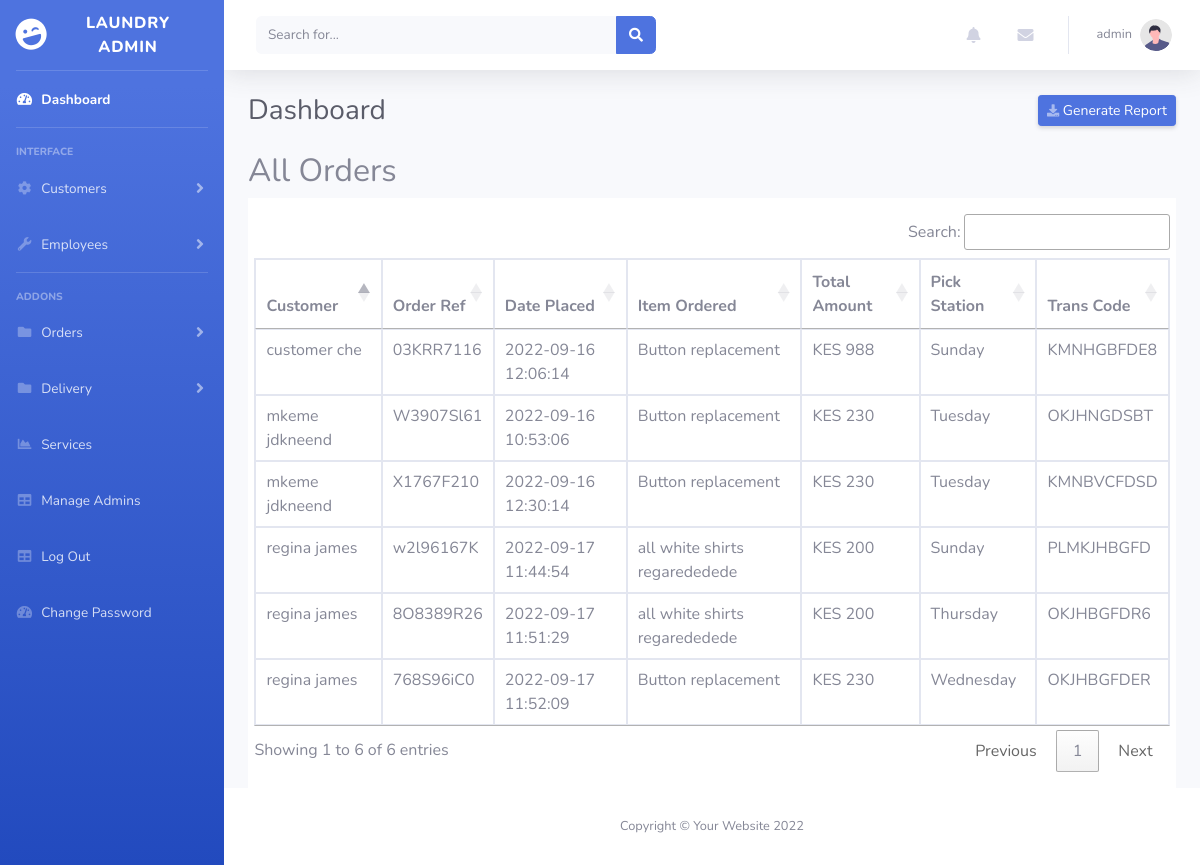
Screenshot of /main-admin/all-orders.php (signed in) with the database file from the repository.
### tables this page shows
CREATE TABLE `customer` (
  `customer_id` int NOT NULL,
  `customer_name` varchar(30) DEFAULT NULL,
  `customer_email` varchar(30) DEFAULT NULL,
  `customer_phone_no` varchar(30) DEFAULT NULL
);

CREATE TABLE `payment` (
  `payment_id` int NOT NULL,
  `payment_amount` int DEFAULT NULL,
  `payment_date` datetime DEFAULT CURRENT_TIMESTAMP,
  `payment_mode` varchar(30) DEFAULT NULL,
  `payment_ref` varchar(30) DEFAULT NULL,
  `payment_order_id` int DEFAULT NULL
);

CREATE TABLE `customer_order` (
  `order_id` int NOT NULL,
  `order_ref` varchar(30) DEFAULT NULL,
  `order_date` datetime DEFAULT CURRENT_TIMESTAMP,
  `order_delivery_required` varchar(30) DEFAULT NULL,
  `order_delivery_location` varchar(30) DEFAULT NULL,
  `order_customer_id` int DEFAULT NULL,
  `order_status` varchar(50) DEFAULT 'pending'
);

CREATE TABLE `customer_order_items` (
  `item_id` int NOT NULL,
  `item_total_cost` varchar(30) DEFAULT NULL,
  `item_comments` varchar(30) DEFAULT NULL,
  `item_order_id` int DEFAULT NULL,
  `item_service_id` int DEFAULT NULL
);

### main-admin/admin-account.php (called while the page is built, shortened)
<?php
if (!isset($_SESSION['username'])) {
    header('Location: ../index.php');
} else {
    $host = "localhost";
    $user = "root";
    $password="MyNewPassword";
    $dbname = "laundry";
    $conn = mysqli_connect($host, $user, $password, $dbname);
    $email = $_SESSION['username'];
    $checkemail = "SELECT *  FROM `login` WHERE `login_username`= '$email' ";
    $queryemail = mysqli_query($conn, $checkemail);
    $checkemailrows = mysqli_num_rows($queryemail);
    if ($checkemailrows >= 1) {
        while ($fetch = mysqli_fetch_assoc($queryemail)) {
            $memberid = $fetch['login_admin_id'];
            global $memberid;
             $checkclient = "SELECT *  FROM `Admin` WHERE `admin_id`= '$memberid'";
            $queryemail = mysqli_query($conn, $checkclient);
            $checkclientrows = mysqli_num_rows($queryemail);
            if ($checkclientrows >= 1) {
                while ($fetchclient = mysqli_fetch_assoc($queryemail)) {
                    $globalmembername = $fetchclient['admin_name'];
                }
            }
            global $memberid;
        }
    }
}
?>

### main-admin/all-orders.php (the view, shortened to what this page needs)
<?php
include 'admin-account.php';
?>
<!DOCTYPE html>
<html lang="en">
<head>
    <link href="vendor/fontawesome-free/css/all.min.css" rel="stylesheet" type="text/css">
    <link href="css/sb-admin-2.min.css" rel="stylesheet">
    <link rel="stylesheet" href="https://cdn.datatables.net/1.12.1/css/jquery.dataTables.min.css">
    <link rel="stylesheet" href="https://cdn.datatables.net/buttons/2.2.3/css/buttons.dataTables.min.css">
</head>
<body id="page-top">
    <div id="wrapper">
        <?php include 'sidebar.php'; ?>
        <div id="content-wrapper" class="d-flex flex-column">
            <div id="content">
                <nav class="navbar navbar-expand navbar-light bg-white topbar mb-4 static-top shadow">
                    <form class="d-none d-sm-inline-block form-inline mr-auto ml-md-3 my-2 my-md-0 mw-100 navbar-search">
                        <div class="input-group">
                            <input type="text" class="form-control bg-light border-0 small" placeholder="Search for..." aria-label="Search" aria-describedby="basic-addon2">
                            <div class="input-group-append">
                                <button class="btn btn-primary" type="button">
                                    <i class="fas fa-search fa-sm"></i>
                                </button>
                            </div>
                        </div>
                    </form>
                    <ul class="navbar-nav ml-auto">
                        <li class="nav-item dropdown no-arrow mx-1">
                            <a class="nav-link dropdown-toggle" href="#" id="alertsDropdown" role="button" data-toggle="dropdown" aria-haspopup="true" aria-expanded="false">
                                <i class="fas fa-bell fa-fw"></i>
                            </a>
                        </li>
                        <li class="nav-item dropdown no-arrow mx-1">
                            <a class="nav-link dropdown-toggle" href="#" id="messagesDropdown" role="button" data-toggle="dropdown" aria-haspopup="true" aria-expanded="false">
                                <i class="fas fa-envelope fa-fw"></i>
                            </a>
                        </li>
                        <li class="nav-item dropdown no-arrow">
                            <a class="nav-link dropdown-toggle" href="#" id="userDropdown" role="button" data-toggle="dropdown" aria-haspopup="true" aria-expanded="false">
                                <span class="mr-2 d-none d-lg-inline text-gray-600 small"><?php echo $globalmembername; ?></span>
                                <img class="img-profile rounded-circle" src="img/undraw_profile.svg">
                            </a>
                        </li>
                    </ul>
                </nav>
                <div class="container-fluid">
                    <div class="d-sm-flex align-items-center justify-content-between mb-4">
                        <h1 class="h3 mb-0 text-gray-800">Dashboard</h1>
                        <a href="print.php" class="d-none d-sm-inline-block btn btn-sm btn-primary shadow-sm"><i class="fas fa-download fa-sm text-white-50"></i> Generate Report</a>
                    </div>
                    <div class="row">
                        <div class="col-lg-12">
                            <h2 class="title-1 m-b-25">All Orders</h2>
                            <div class="table-responsive table--no-card m-b-40" style="background-color: #fff;padding:1rem .4rem;">
                                <table class="table table-bordered" id="example">
                                    <thead>
                                        <tr>
                                            <th>Customer</th>
                                            <th>Order Ref</th>
                                            <th>Date Placed</th>
                                            <th>Item Ordered </th>
                                            <th>Total Amount </th>
                                            <th>Pick Station</th>
                                            <th>Trans Code</th>
                                        </tr>
                                    </thead>
                                    <tbody>
                                        <?php
                                        include 'db-connection.php';
                                        $data = "SELECT * FROM `customer_order`";
                                        $query = mysqli_query($conn, $data);
                                        while ($fetch = mysqli_fetch_assoc($query)) {
                                            $customerid = $fetch['order_customer_id'];
                                            $orderid = $fetch['order_id'];
                                            $orderref = $fetch['order_ref'];
                                            $orderdate = $fetch['order_date'];
                                            $ordertown = $fetch['order_delivery_required'];
                                            $itemdata = "SELECT * FROM `customer_order_items` WHERE `item_order_id`='$orderid'";
                                            $queryitemdata = mysqli_query($conn, $itemdata);
                                            while ($queryfetch = mysqli_fetch_assoc($queryitemdata)) {
                                                $comments = $queryfetch['item_comments'];
                                            }
                                            $customerdata = "SELECT * FROM `customer` WHERE `customer_id`='$customerid'";
                                            $querycustomerdata= mysqli_query($conn, $customerdata);
                                            while ($queryfcustomerdatafetch = mysqli_fetch_assoc($querycustomerdata)) {
                                                $customerprofile = $queryfcustomerdatafetch['customer_name'];
                                            }
                                            $paydata = "SELECT * FROM `payment` WHERE `payment_order_id`='$orderid'";
                                            $querypay = mysqli_query($conn, $paydata);
                                            while ($queryfetch = mysqli_fetch_assoc($querypay)) {
                                                $payment = $queryfetch['payment_amount'];
                                                $paycode = $queryfetch['payment_ref'];
                                                echo "
                                                <tr>
                                                <td>$customerprofile</td>
                                                <td>$orderref</td>
                                                <td>$orderdate</td>
                                                <td>$comments</td>
                                                 <td>KES $payment</td>
                                                 <td>$ordertown</td>
                                                 <td class='text-uppercase'>$paycode</td>
                                            </tr>
                                                ";
                                            }
                                        }
                                        ?>
                                    </tbody>
                                </table>
                            </div>
                        </div>
                    </div>
                </div>
            </div>
            <footer class="sticky-footer bg-white">
                <div class="container my-auto">
                    <div class="copyright text-center my-auto">
                        <span>Copyright &copy; Your Website 2022</span>
                    </div>
                </div>
            </footer>
        </div>
    </div>
</body>
</html>

### main-admin/sidebar.php (shortened to what this page needs)
<ul class="navbar-nav bg-gradient-primary sidebar sidebar-dark accordion" id="accordionSidebar">
    <a class="sidebar-brand d-flex align-items-center justify-content-center" href="index.html">
        <div class="sidebar-brand-icon rotate-n-15">
            <i class="fas fa-laugh-wink"></i>
        </div>
        <div class="sidebar-brand-text mx-3">Laundry Admin <sup></sup></div>
    </a>
    <hr class="sidebar-divider my-0">
    <li class="nav-item active">
        <a class="nav-link" href="index.php">
            <i class="fas fa-fw fa-tachometer-alt"></i>
            <span>Dashboard</span></a>
    </li>
    <hr class="sidebar-divider">
    <div class="sidebar-heading">
        Interface
    </div>
    <li class="nav-item">
        <a class="nav-link collapsed" href="#" data-toggle="collapse" data-target="#collapseTwo" aria-expanded="true" aria-controls="collapseTwo">
            <i class="fas fa-fw fa-cog"></i>
            <span>Customers</span>
        </a>
    </li>
    <li class="nav-item">
        <a class="nav-link collapsed" href="#" data-toggle="collapse" data-target="#collapseUtilities" aria-expanded="true" aria-controls="collapseUtilities">
            <i class="fas fa-fw fa-wrench"></i>
            <span>Employees</span>
        </a>
    </li>
    <hr class="sidebar-divider">
    <div class="sidebar-heading">
        Addons
    </div>
    <li class="nav-item">
        <a class="nav-link collapsed" href="#" data-toggle="collapse" data-target="#collapsePages" aria-expanded="true" aria-controls="collapsePages">
            <i class="fas fa-fw fa-folder"></i>
            <span>Orders</span>
        </a>
    </li>
    <li class="nav-item">
        <a class="nav-link collapsed" href="#" data-toggle="collapse" data-target="#collapsePagestwo" aria-expanded="true" aria-controls="collapsePagestwo">
            <i class="fas fa-fw fa-folder"></i>
            <span>Delivery</span>
        </a>
    </li>
    <li class="nav-item">
        <a class="nav-link" href="create-service.php">
            <i class="fas fa-fw fa-chart-area"></i>
            <span>Services</span></a>
    </li>
    <li class="nav-item">
        <a class="nav-link" href="all-admin.php">
            <i class="fas fa-fw fa-table"></i>
            <span>Manage Admins</span></a>
    </li>
    <li class="nav-item">
        <a class="nav-link" href="logout.php">
            <i class="fas fa-fw fa-table"></i>
            <span>Log Out</span></a>
    </li>
    <li class="nav-item">
        <a class="nav-link" href="account-settings.php">
            <i class="fas fa-fw fa-tachometer-alt"></i>
            <span>Change Password</span></a>
    </li>
</ul>

### rows the page displays
payment: payment_order.order_ref "W3907Sl61", payment_order.order_date "2022-09-16 10:53:06", payment_amount "230", payment_order.order_delivery_required "Tuesday", payment_ref "OKJHNGDSBT"
customer: customer_name "mkeme jdkneend"
customer_order_items: item_comments "Button replacement"
payment: payment_order.order_ref "03KRR7116", payment_order.order_date "2022-09-16 12:06:14", payment_amount "988", payment_order.order_delivery_required "Sunday", payment_ref "KMNHGBFDE8"
customer: customer_name "customer che"
payment: payment_order.order_ref "X1767F210", payment_order.order_date "2022-09-16 12:30:14", payment_amount "230", payment_order.order_delivery_required "Tuesday", payment_ref "KMNBVCFDSD"
payment: payment_order.order_ref "w2l96167K", payment_order.order_date "2022-09-17 11:44:54", payment_amount "200", payment_order.order_delivery_required "Sunday", payment_ref "PLMKJHBGFD"
customer: customer_name "regina james"
customer_order_items: item_comments "all white shirts regarededede"
payment: payment_order.order_ref "8O8389R26", payment_order.order_date "2022-09-17 11:51:29", payment_amount "200", payment_order.order_delivery_required "Thursday", payment_ref "OKJHBGFDR6"
customer_order_items: item_comments "all white shirts regarededede"
payment: payment_order.order_ref "768S96iC0", payment_order.order_date "2022-09-17 11:52:09", payment_amount "230", payment_order.order_delivery_required "Wednesday", payment_ref "OKJHBGFDER"
customer_order_items: item_comments "Button replacement"

### other values shown
$globalmembername "admin"
